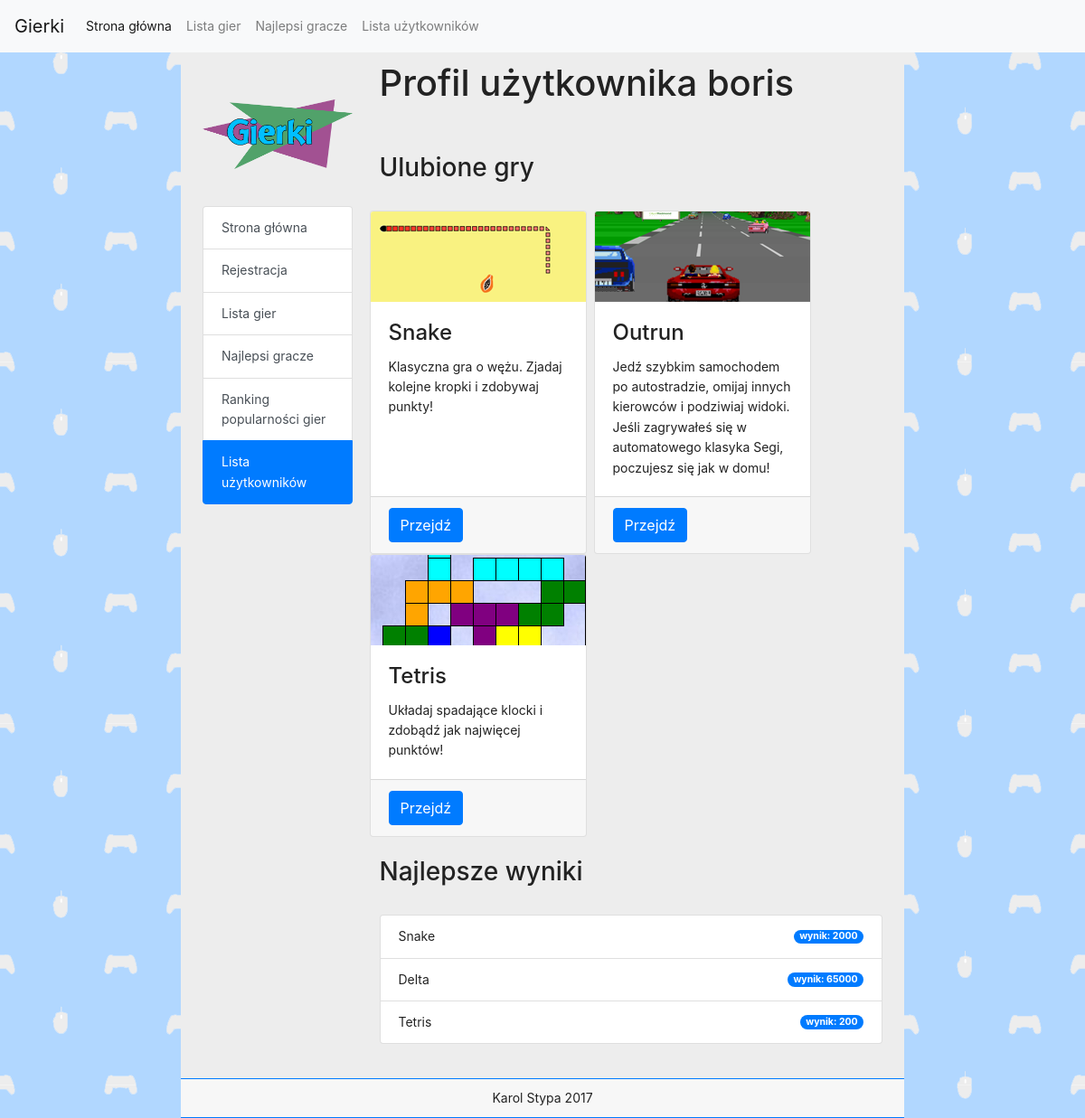
Screenshot of /profile.php?id=3 with the database file from the repository.
### tables this page shows
CREATE TABLE `users` (
  `id` int(11) NOT NULL,
  `login` varchar(255) NOT NULL,
  `password` varchar(255) NOT NULL,
  `email` varchar(255) NOT NULL,
  `group_id` int(11) NOT NULL,
  `registered` int(11) NOT NULL,
  `last_login` int(11) NOT NULL,
  `ip` varchar(15) NOT NULL,
  `style` int(11) NOT NULL
);

CREATE TABLE `favorites` (
  `id` int(11) NOT NULL,
  `user_id` int(11) NOT NULL,
  `game_id` int(11) NOT NULL
);

CREATE TABLE `games` (
  `id` int(11) NOT NULL,
  `name` varchar(255) NOT NULL,
  `play_count` int(11) NOT NULL,
  `description` varchar(255) NOT NULL,
  `path` varchar(255) NOT NULL,
  `thumbnail` varchar(255) NOT NULL,
  `image1` varchar(255) NOT NULL,
  `image2` varchar(255) NOT NULL
);

CREATE TABLE `scores` (
  `id` int(11) NOT NULL,
  `game_id` int(11) NOT NULL,
  `user_id` int(11) NOT NULL,
  `timestamp` timestamp NOT NULL DEFAULT CURRENT_TIMESTAMP ON UPDATE CURRENT_TIMESTAMP,
  `score` int(11) NOT NULL
);

### profile.php (the view, shortened to what this page needs)
<?php
	require_once "session.php";
	if(isset($_GET['id'])) {
		if($_GET['id']) {
			$profile_id = $_GET['id'];
		}
		else {
			$profile_id = $uid;
		}
	}
	else {
		$profile_id = $uid;
	}
?>
<!DOCTYPE html>
<html>
	<head>
		<link rel="stylesheet" href="https://maxcdn.bootstrapcdn.com/bootstrap/4.0.0-beta.2/css/bootstrap.min.css">
		<link rel="stylesheet" href="./css/style.css">
	</head>
	<body>
		<?php include "navbar.php"; ?>
		<div class="container col-md-8 px-4 main">
			<div class="row">
				<div class="col-md-3">
					<div class="logo"></div>
					<?php
					if(isset($_SESSION['loggedin'])) {
						if ($_SESSION['loggedin']) {
							echo '
							<div class="list-group">
								<a class="list-group-item list-group-item-action" href="./">Strona główna</a>
								<a class="list-group-item list-group-item-action" href="./gameslist.php">Lista gier</a>
								<a class="list-group-item list-group-item-action" href="./highscores.php">Najlepsi gracze</a>
								<a class="list-group-item list-group-item-action" href="./gameslist.php#popularity">Ranking popularności gier</a>
								<a class="list-group-item list-group-item-action active" href="./profile.php?id='.$uid.'">Profil</a>
								<a class="list-group-item list-group-item-action" href="./profile.php?id='.$uid.'#friends">Znajomi</a>
								<a class="list-group-item list-group-item-action" href="./userslist.php">Lista użytkowników</a>';
							if($_SESSION['group_id'] == 1) {
								echo '<a class="list-group-item list-group-item-action" href="./admin.php">Panel administracyjny</a>';
							}
							echo '<a class="list-group-item list-group-item-action" href="./?logout=1">Wyloguj się</a>
							</div></div>';
						}
					}
					else {
						echo '
						<div class="list-group">
							<a class="list-group-item list-group-item-action" href="./">Strona główna</a>
							<a class="list-group-item list-group-item-action" href="./register.php">Rejestracja</a>
							<a class="list-group-item list-group-item-action" href="./gameslist.php">Lista gier</a>
							<a class="list-group-item list-group-item-action" href="./highscores.php">Najlepsi gracze</a>
							<a class="list-group-item list-group-item-action" href="./gameslist.php#popularity">Ranking popularności gier</a>
							<a class="list-group-item list-group-item-action active" href="./userslist.php">Lista użytkowników</a>
						</div>
					</div>';
					}
					?>
					<div class="col-md-9">
						<?php
						$username_query = "SELECT login FROM users WHERE id = ".$profile_id." limit 1;";
						$username_result = mysql_query($username_query);
						$username = mysql_fetch_assoc($username_result);
						echo '<h1>Profil użytkownika '.$username['login'].'</h1><br>';
						?>
						<br>
						<h3>Ulubione gry</h3>
						<?php
						$fav_select_query = "SELECT A.game_id, B.thumbnail, B.description, B.name as game
	                                                FROM favorites A
	                                                JOIN games B
	                                                ON B.id = A.game_id
	                                                WHERE A.user_id = ".$profile_id."
	                                                ORDER BY B.id ASC";
	                    $fav_select_result = mysql_query($fav_select_query);
						echo '<br><div class="row">';
	                    while($row = mysql_fetch_assoc($fav_select_result)) {
							echo '
							<div class="card mx-1" style="width:15rem">
								<img class="card-img-top" src="'.$row['thumbnail'].'" alt="Game thumbnail">
								<div class="card-body">
									<h4 class="card-title">'.$row['game'].'</h4>
									<p class="card-text">'.$row['description'].'</p>
								</div>
								<div class="card-footer">
									<a href="game.php?id='.$row['game_id'].'" class="btn btn-primary">Przejdź</a>
								</div>
							</div>';
	                    }
						echo '</div>';
						?><br>
						<h3>Najlepsze wyniki</h3><br>
						<?php
						$scores_select_query = "SELECT A.score, B.name as game
						FROM scores A
						JOIN games B
						ON B.id = A.game_id
						WHERE A.user_id = ".$profile_id."
						ORDER BY B.id ASC";
						$scores_select_result = mysql_query($scores_select_query);
						echo '<ul class="list-group">';
						while($row = mysql_fetch_assoc($scores_select_result)) {
							echo '
								<li class="list-group-item d-flex justify-content-between align-items-center">
								    '.$row['game'].'
								    <span class="badge badge-primary badge-pill">wynik: '.$row['score'].'</span>
							  	</li>';
						}
						echo '</ul>';
						?>
						<br>
					</div>
				</div>
        </div>
    </body>
</html>

### css/style.css (style rules this page uses)
body { font-size: 14px; line-height: 1.6; background-image: url(../img/bg.png); color: #222222; height: 100%; min-height: 100%; }
.main { padding-top: 10px; background-color: #EDEDED; padding-bottom: 15px; min-height: 100%; }
.logo { background-image: url(../img/logo.png); background-size: contain; background-repeat: no-repeat; background-position: center center; height: 10rem; }
.footer { text-align: center; background-color: #F7F7F7!important; padding: 10px; border-top: 1px solid #007BFF; border-bottom: 1px solid #007BFF; }

### rows the page displays
users: login "boris"
favorites: game.thumbnail (picture), game.name "Snake", game.description "Klasyczna gra o wężu. Zjadaj kolejne kropki i zdobywaj punkty!"
favorites: game.thumbnail (picture), game.name "Outrun", game.description "Jedź szybkim samochodem po autostradzie, omijaj innych kierowców i podziwiaj widoki. Jeśli zagrywałeś się w automatowego klasyka Segi, poczujesz się jak w domu!"
favorites: game.thumbnail (picture), game.name "Tetris", game.description "Układaj spadające klocki i zdobądź jak najwięcej punktów!"
scores: game.name "Snake", score "2000"
scores: game.name "Delta", score "65000"
scores: game.name "Tetris", score "200"
